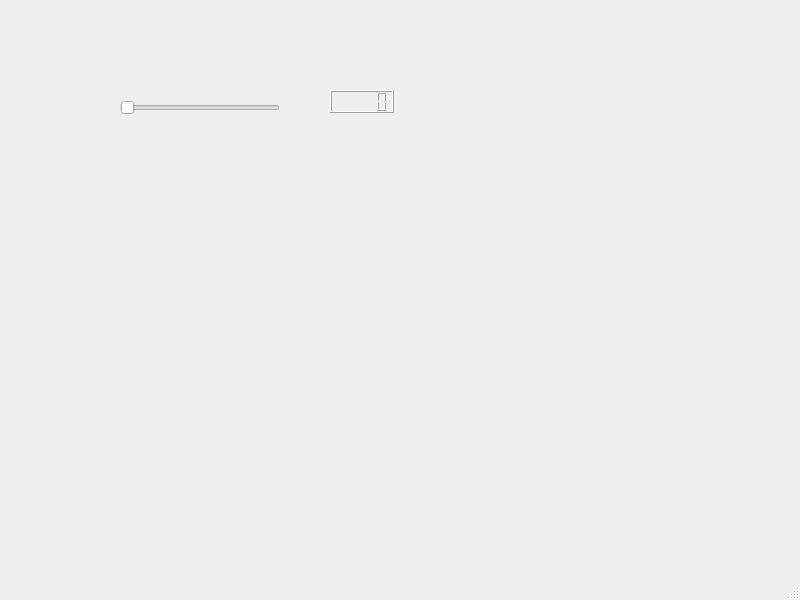
<?xml version="1.0" encoding="UTF-8"?>
<ui version="4.0">
 <class>MainWindow</class>
 <widget class="QMainWindow" name="MainWindow">
  <property name="geometry">
   <rect>
    <x>0</x>
    <y>0</y>
    <width>800</width>
    <height>600</height>
   </rect>
  </property>
  <property name="windowTitle">
   <string>MainWindow</string>
  </property>
  <widget class="QWidget" name="centralwidget">
   <widget class="QSlider" name="horizontalSlider">
    <property name="geometry">
     <rect>
      <x>120</x>
      <y>100</y>
      <width>160</width>
      <height>16</height>
     </rect>
    </property>
    <property name="orientation">
     <enum>Qt::Horizontal</enum>
    </property>
   </widget>
   <widget class="QLCDNumber" name="lcdNumber">
    <property name="geometry">
     <rect>
      <x>330</x>
      <y>90</y>
      <width>64</width>
      <height>23</height>
     </rect>
    </property>
   </widget>
  </widget>
  <widget class="QMenuBar" name="menubar">
   <property name="geometry">
    <rect>
     <x>0</x>
     <y>0</y>
     <width>800</width>
     <height>22</height>
    </rect>
   </property>
  </widget>
  <widget class="QStatusBar" name="statusbar"/>
 </widget>
 <resources/>
 <connections/>
</ui>
